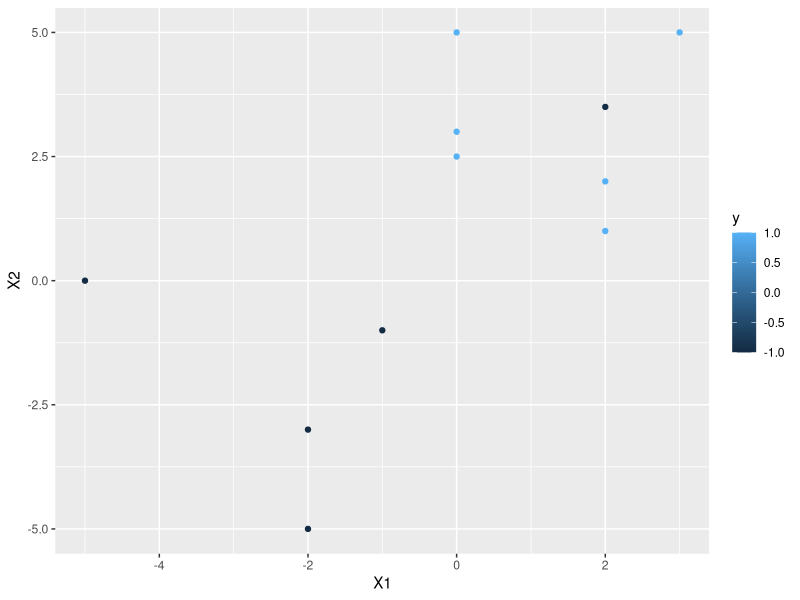
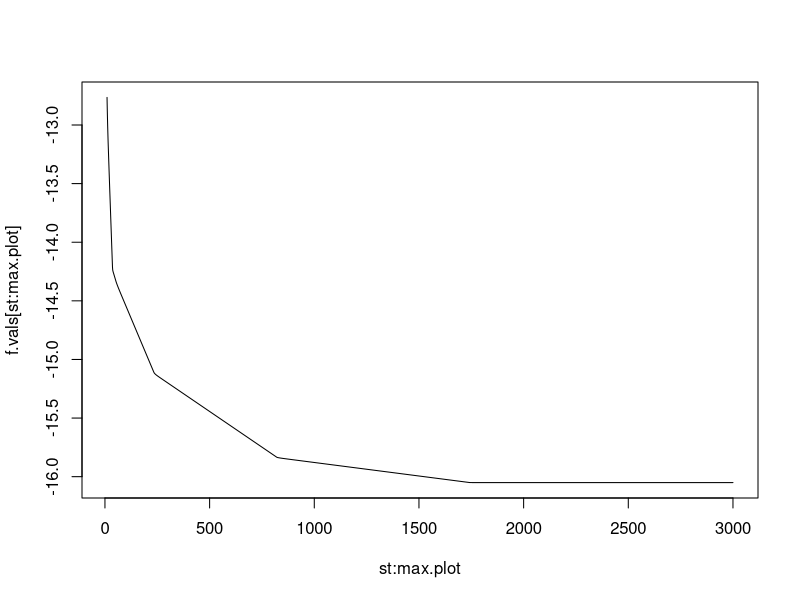
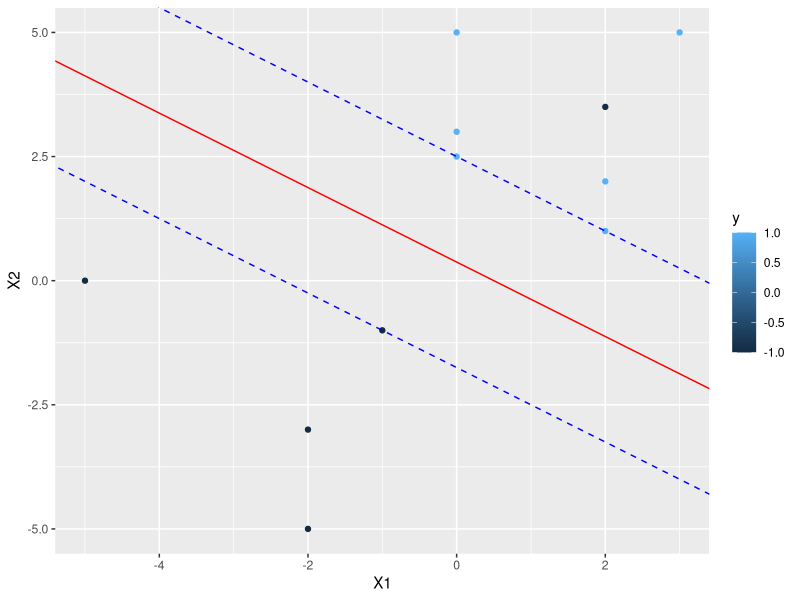

These figures' R source, in order:
## ---- chunk 1

library(ggplot2)

X.pos <- rbind(c(2, 1), c(2, 2), c(3, 5), c(0, 5), c(0, 2.5), c(0, 3))
X.neg <- rbind(c(-1, -1), c(-2, -5), c(-2, -3), c(-5, 0), c(2, 3.5))

X <- rbind(X.pos, X.neg)
y <- c(rep(1, NROW(X.pos)), rep(-1, NROW(X.neg)))

## ---- chunk 2

ggplot(data.frame(X, y=y), aes(x = X1, y = X2, color=y)) + geom_point()

## ---- chunk 3

C <- 5
iter.max <- 3000
alpha <- 0.01
eps <- 10^-10
n <- length(y)
lambda <- C * runif(n)

Xy <- diag(y) %*% X
G <- Xy %*% t(Xy)
f.vals <- rep(0, iter.max)

for (i in 1:iter.max) {
  grad <- G %*% lambda - rep(1, n)
  lambda <- lambda - alpha * grad
  
  lambda[lambda > C] <- C
  lambda[lambda < 0] <- 0
  
  m <- sum(lambda * y)
  
  if (m != 0) {
    lambda <- lambda - m/n * y
  }
  
  f <- 0.5 * as.double(t(lambda) %*% G %*% lambda) - sum(lambda)
  f.vals[i] <- f
  
  if (sum(grad * grad)^0.5 < eps) {
    break
  }
}

w <- apply(diag(as.vector(lambda) * y) %*% X, 2, sum)

indx <- which.min(abs(lambda - C/2))
  
b <- y[indx[1]] - sum(w * X[indx[1], ])

## ---- chunk 4

st <- 10
max.plot <- 3000
plot(st:max.plot, f.vals[st:max.plot], type = "l")

## ---- chunk 5

ggplot(data.frame(X, y=y), aes(x = X1, y = X2, color=y)) + 
  geom_point() + 
  geom_abline(slope = -w[1]/w[2], intercept = -b/w[2], color = "red") +
  geom_abline(slope = -w[1]/w[2], intercept = 1/w[2]-b/w[2], color = "blue", linetype = 2) +
  geom_abline(slope = -w[1]/w[2], intercept = -1/w[2]-b/w[2], color = "blue", linetype = 2) 

